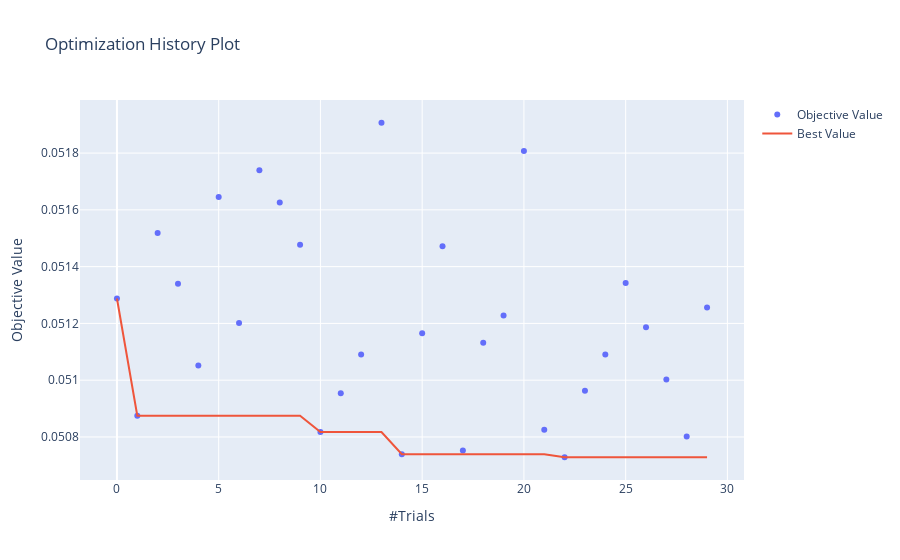

The code cell stored with this chart in its notebook:
### Code cell
import plotly
optuna.visualization.plot_optimization_history(study)

### Figure 1 — Plotly figure (JSON) as saved in the notebook; plotly's stock layout.template omitted (floating-point values rounded to 4 significant figures)
{"data": [{"mode": "markers", "name": "Objective Value", "type": "scatter", "x": [0, 1, 2, 3, 4, 5, 6, 7, 8, 9, 10, 11, 12, 13, 14, 15, 16, 17, 18, 19, 20, 21, 22, 23, 24, 25, 26, 27, 28, 29], "y": [0.05129, 0.05087, 0.05152, 0.05134, 0.05105, 0.05164, 0.0512, 0.05174, 0.05163, 0.05148, 0.05082, 0.05095, 0.05109, 0.05191, 0.05074, 0.05116, 0.05147, 0.05075, 0.05113, 0.05123, 0.05181, 0.05083, 0.05073, 0.05096, 0.05109, 0.05134, 0.05119, 0.051, 0.0508, 0.05126]}, {"name": "Best Value", "type": "scatter", "x": [0, 1, 2, 3, 4, 5, 6, 7, 8, 9, 10, 11, 12, 13, 14, 15, 16, 17, 18, 19, 20, 21, 22, 23, 24, 25, 26, 27, 28, 29], "y": [0.05129, 0.05087, 0.05087, 0.05087, 0.05087, 0.05087, 0.05087, 0.05087, 0.05087, 0.05087, 0.05082, 0.05082, 0.05082, 0.05082, 0.05074, 0.05074, 0.05074, 0.05074, 0.05074, 0.05074, 0.05074, 0.05074, 0.05073, 0.05073, 0.05073, 0.05073, 0.05073, 0.05073, 0.05073, 0.05073]}], "layout": {"autosize": true, "title": {"text": "Optimization History Plot"}, "xaxis": {"autorange": true, "range": [-1.789, 30.79], "title": {"text": "#Trials"}, "type": "linear"}, "yaxis": {"autorange": true, "range": [0.05063, 0.052], "title": {"text": "Objective Value"}, "type": "linear"}}}
